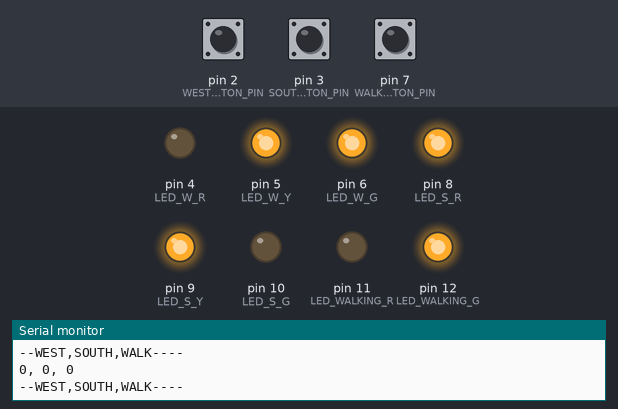
The sketch below on a simulated Arduino Uno, built with avr-gcc and run on an emulated ATmega328P. Shown: output pins drawn as LEDs (lit = HIGH), the last lines printed to the serial monitor. Dashed ring = blinking. The inputs (shaded band) are chosen by the test bench; at power-on: pin 2 (WEST_BUTTON_PIN) LOW, pin 3 (SOUTH_BUTTON_PIN) LOW, pin 7 (WALKING_BUTTON_PIN) LOW.

Above: at 9.8 s.
9.9 s: pin 2 (WEST_BUTTON_PIN) pulled HIGH for 3 s
At 13.5 s:
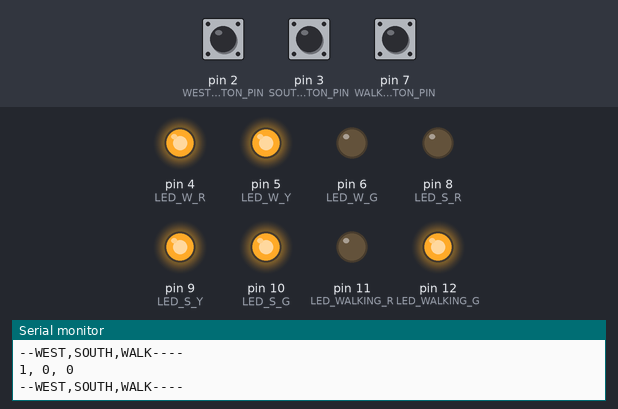
14.4 s: pin 3 (SOUTH_BUTTON_PIN) pulled HIGH for 3 s
At 15.8 s:
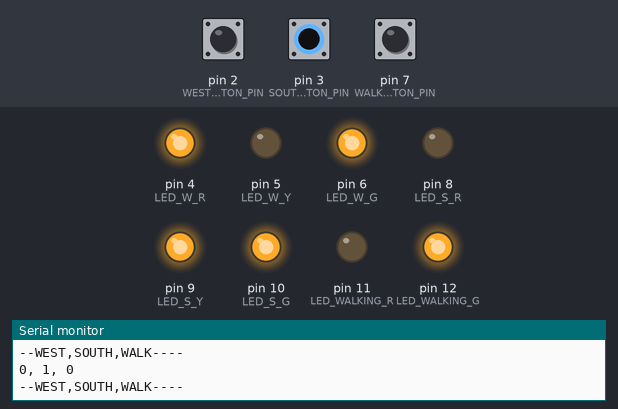
18.9 s: pin 7 (WALKING_BUTTON_PIN) pulled HIGH for 3 s
At 20.1 s:
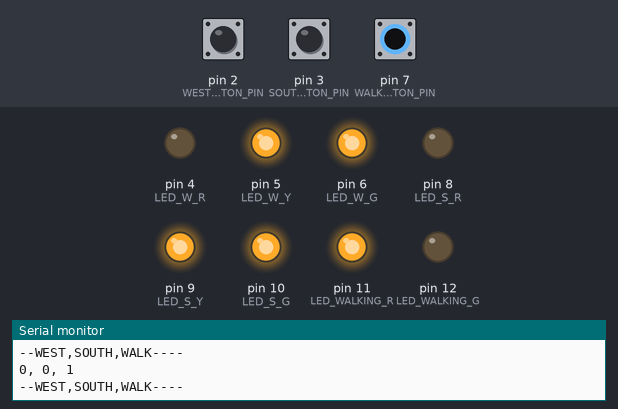
23.4 s: pin 2 (WEST_BUTTON_PIN) pulled HIGH for 3 s
At 25.6 s:
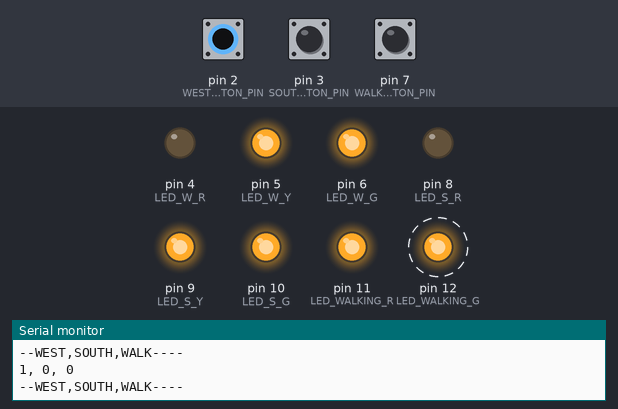
Timing chart, 0 to 28.2 s (numbered marks = the images above; inputs shaded):
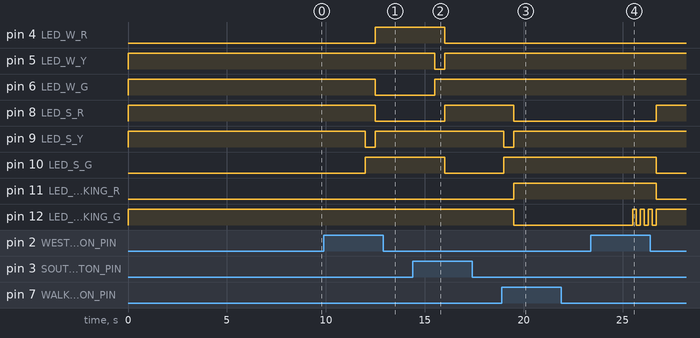

The sketch:

ITC05_FSM.ino
```cpp
#define LED_W_R 4
#define LED_W_Y 5
#define LED_W_G 6
#define WEST_BUTTON_PIN 2

#define LED_S_R 8
#define LED_S_Y 9
#define LED_S_G 10
#define SOUTH_BUTTON_PIN 3

#define LED_WALKING_R 11
#define LED_WALKING_G 12
#define WALKING_BUTTON_PIN 7

#define goSnoWalk 0
#define waitSnoWalk 1
#define goWnoWalk 2
#define waitWnoWalk 3
#define walk 4
#define stopWalk1 5
#define stopWalk2 6
#define stopWalk3 7
#define stopWalk4 8
#define stopWalk5 9
#define stopWalk6 10

struct State
{
    unsigned long ST_Out; // 8-bit pattern to street output
    unsigned long Time;   // delay in ms units
    unsigned long Next[8];
}; // next state for inputs 0,1,2,3,4,5,6,7

typedef const struct State SType;

// input: 000, 001, 010, 011, 100, 101, 110, 111 //walk South West
// output: B10001100 //walk South West
SType FSM[11] = {
    {B10001100, 3000, {goSnoWalk, waitSnoWalk, goSnoWalk, waitSnoWalk, waitSnoWalk, waitSnoWalk, waitSnoWalk, waitSnoWalk}},    //goSnoWalk
    {B10010100, 500, {goWnoWalk, goWnoWalk, goWnoWalk, goWnoWalk, walk, walk, walk, walk}},                                     //waitSnoWalk
    {B10100001, 3000, {goWnoWalk, goWnoWalk, waitWnoWalk, waitWnoWalk, waitWnoWalk, waitWnoWalk, waitWnoWalk, waitWnoWalk}},    //goWnoWalk
    {B10100010, 500, {goSnoWalk, goSnoWalk, goSnoWalk, goSnoWalk, walk, walk, walk, goSnoWalk}},                                //waitWnoWalk
    {B01100100, 3000, {walk, stopWalk1, stopWalk1, stopWalk1, walk, stopWalk1, stopWalk1, stopWalk1}},                          //walk
    {B00100100, 200, {stopWalk2, stopWalk2, stopWalk2, stopWalk2, stopWalk2, stopWalk2, stopWalk2, stopWalk2}}, //ดับ stopwalk1
    {B01100100, 200, {stopWalk3, stopWalk3, stopWalk3, stopWalk3, stopWalk3, stopWalk3, stopWalk3, stopWalk3}}, //ติด stopwalk2
    {B00100100, 200, {stopWalk4, stopWalk4, stopWalk4, stopWalk4, stopWalk4, stopWalk4, stopWalk4, stopWalk4}}, //ดับ stopwalk3
    {B01100100, 200, {stopWalk5, stopWalk5, stopWalk5, stopWalk5, stopWalk5, stopWalk5, stopWalk5, stopWalk5}}, //ติด stopwalk4
    {B00100100, 200, {stopWalk6, stopWalk6, stopWalk6, stopWalk6, stopWalk6, stopWalk6, stopWalk6, stopWalk6}}, //ดับ stopwalk5
    {B01100100, 200, {goSnoWalk, goWnoWalk, goSnoWalk, goWnoWalk, goSnoWalk, goWnoWalk, goSnoWalk, goWnoWalk}}}; //ติด stopwalk6

unsigned long S = 0; // index to the current state

void setup()
{
    Serial.begin(9600);
    pinMode(LED_W_R, OUTPUT);
    pinMode(LED_W_Y, OUTPUT);
    pinMode(LED_W_G, OUTPUT);
    pinMode(WEST_BUTTON_PIN, INPUT);

    pinMode(LED_S_R, OUTPUT);
    pinMode(LED_S_Y, OUTPUT);
    pinMode(LED_S_G, OUTPUT);
    pinMode(SOUTH_BUTTON_PIN, INPUT);

    pinMode(LED_WALKING_R, OUTPUT);
    pinMode(LED_WALKING_G, OUTPUT);
    pinMode(WALKING_BUTTON_PIN, INPUT);
}

int input, input1, input2, input3;

void loop()
{

    digitalWrite(LED_S_R, !(FSM[S].ST_Out & B00100000));
    digitalWrite(LED_S_Y, !(FSM[S].ST_Out & B00010000));
    digitalWrite(LED_S_G, !(FSM[S].ST_Out & B00001000));

    digitalWrite(LED_W_R, !(FSM[S].ST_Out & B00000100));
    digitalWrite(LED_W_Y, !(FSM[S].ST_Out & B00000010));
    digitalWrite(LED_W_G, !(FSM[S].ST_Out & B00000001));

    digitalWrite(LED_WALKING_R, !(FSM[S].ST_Out & B10000000));
    digitalWrite(LED_WALKING_G, !(FSM[S].ST_Out & B01000000));

    delay(FSM[S].Time);

    input1 = digitalRead(WEST_BUTTON_PIN);
    input2 = digitalRead(SOUTH_BUTTON_PIN);
    input3 = digitalRead(WALKING_BUTTON_PIN);

    Serial.print(input1);
    Serial.print(", ");
    Serial.print(input2);
    Serial.print(", ");
    Serial.println(input3);
    Serial.println("--WEST,SOUTH,WALK----");

    input = input3 * 4 + input2 * 2 + input1;
    S = FSM[S].Next[input];

}
```

Measured:
- after the input at 9.9 s, pin 4 (LED_W_R): LOW → HIGH after 2.6 s; pin 6 (LED_W_G), pin 8 (LED_S_R): HIGH → LOW after 2.6 s; pin 9 (LED_S_Y): HIGH → LOW after 2.1 s, → HIGH 0.50 s later; pin 10 (LED_S_G): LOW → HIGH after 2.1 s
- after the input at 14.4 s, pin 4 (LED_W_R), pin 10 (LED_S_G): HIGH → LOW after 1.6 s; pin 5 (LED_W_Y): HIGH → LOW after 1.1 s, → HIGH 0.50 s later; pin 6 (LED_W_G): LOW → HIGH after 1.1 s; pin 8 (LED_S_R): LOW → HIGH after 1.6 s
- after the input at 18.9 s, pin 8 (LED_S_R), pin 12 (LED_WALKING_G): HIGH → LOW after 0.60 s; pin 9 (LED_S_Y): HIGH → LOW after 0.10 s, → HIGH 0.50 s later; pin 10 (LED_S_G): LOW → HIGH after 0.10 s; pin 11 (LED_WALKING_R): LOW → HIGH after 0.60 s
- after the input at 23.4 s, pin 8 (LED_S_R): LOW → HIGH after 3.3 s; pin 10 (LED_S_G), pin 11 (LED_WALKING_R): HIGH → LOW after 3.3 s; pin 12 (LED_WALKING_G): alternates HIGH for 0.20 s and LOW for 0.20 s, 7 changes in all, then stays HIGH, starting after 2.1 s
